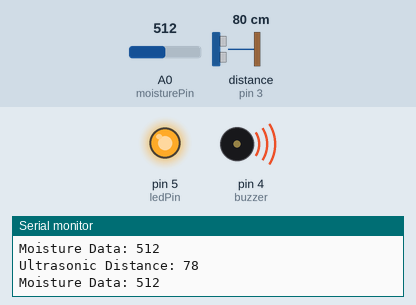
This sketch was run on a simulated Arduino Uno, built with avr-gcc and run on an emulated ATmega328P. Parts: output pins drawn as LEDs (lit = HIGH), buzzer (waves = sounding, pin HIGH), the last lines printed to the serial monitor. Wiring (inferred from the names in the program): ultrasonic range finder: trigger pin 2; echo pin 3. Inputs (shaded band) come from the test bench; at power-on: distance to the obstacle (sensor on pin 3) 80 cm, A0 (moisturePin) = 512. The echo pulse lasts 58.3 µs per cm; pins used as bus, display or sensor lines are not drawn.

Above: at 6.8 s.
6.9 s: distance to the obstacle (sensor on pin 3) set to 120 cm
At 12.8 s:
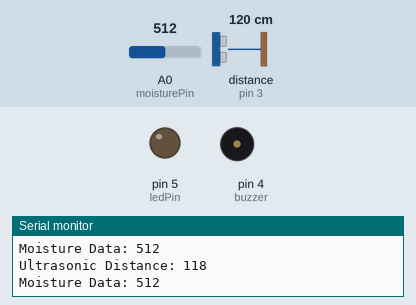
13.6 s: A0 (moisturePin) set to 22
20.3 s: A0 (moisturePin) set to 19
At 22.4 s:
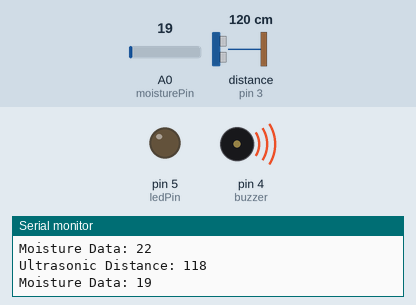
32.2 s: A0 (moisturePin) set to 90
At 42.9 s:
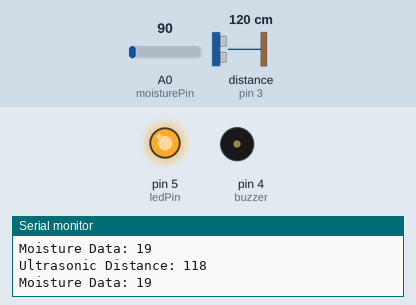
44.1 s: distance to the obstacle (sensor on pin 3) set to 85 cm
50.8 s: distance to the obstacle (sensor on pin 3) set to 80 cm
At 52.4 s:
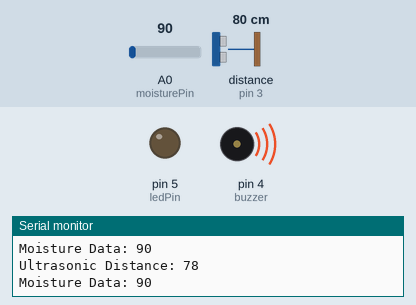
Timing chart, 0 to 63.7 s (numbered marks = the images above; inputs shaded):
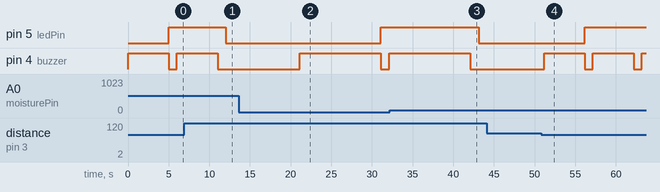

The sketch:

code.ino
```cpp
#define trigPin 2
#define echoPin 3
#define buzzer 4
#define moisturePin A0
#define ledPin 5
#define powerIndicatorPin 13

long ultrasonicDuration;
int ultrasonicDistance;
int moistureData;

void setup() {
  pinMode(trigPin, OUTPUT);
  pinMode(echoPin, INPUT);
  pinMode(buzzer, OUTPUT);
  pinMode(moisturePin, INPUT);
  pinMode(ledPin, OUTPUT);
  pinMode(powerIndicatorPin, OUTPUT);

  Serial.begin(9600);

  // Turn on power indicator LED
  digitalWrite(powerIndicatorPin, HIGH);
}

void loop() {
  // Ultrasonic Sensor
  digitalWrite(trigPin, LOW);
  delayMicroseconds(2);
  digitalWrite(trigPin, HIGH);
  delayMicroseconds(10);
  digitalWrite(trigPin, LOW);

  ultrasonicDuration = pulseIn(echoPin, HIGH);
  ultrasonicDistance = ultrasonicDuration * 0.034 / 2;
  Serial.print("Ultrasonic Distance: ");
  Serial.println(ultrasonicDistance);

  // Moisture Sensor
  moistureData = analogRead(moisturePin);
  Serial.print("Moisture Data: ");
  Serial.println(moistureData);

  // Buzzer and LED Control
  if (ultrasonicDistance <= 80) {
    digitalWrite(buzzer, HIGH);
    delay(5000);  // Sound for 5 seconds
    digitalWrite(buzzer, LOW);
  } else if (moistureData < 21) {
    digitalWrite(buzzer, HIGH);
    delay(10000); // Sound for 10 seconds
    digitalWrite(buzzer, LOW);
  }

  // Control LED based on both conditions
  if (ultrasonicDistance <= 80 || moistureData < 21) {
    digitalWrite(ledPin, HIGH);
  } else {
    digitalWrite(ledPin, LOW);
  }

  delay(1000); // Delay a little bit to improve simulation performance
}
```

Measured:
- the behaviour switches between 21 and 20 on A0 (moisturePin) (found by bisection; images 1 and 2)
- the behaviour switches between 83 and 82 cm on distance to the obstacle (sensor on pin 3) (found by bisection; images 3 and 4)
- after the input at 6.9 s, pin 5 (ledPin): HIGH → LOW after 5.1 s; pin 4 (buzzer): goes on until 11.0 s, then stays LOW
- after the input at 20.3 s, pin 5 (ledPin): LOW → HIGH after 10.8 s; pin 4 (buzzer): LOW → HIGH after 0.79 s, → LOW 10.0 s later, → HIGH 1.0 s later
- after the input at 32.2 s, pin 5 (ledPin): HIGH → LOW after 10.9 s; pin 4 (buzzer): goes on until 42.1 s, then stays LOW
- after the input at 50.8 s, pin 5 (ledPin): LOW → HIGH after 5.4 s; pin 4 (buzzer): alternates HIGH for 5.0 s and LOW for 1.0 s, starting after 0.36 s
